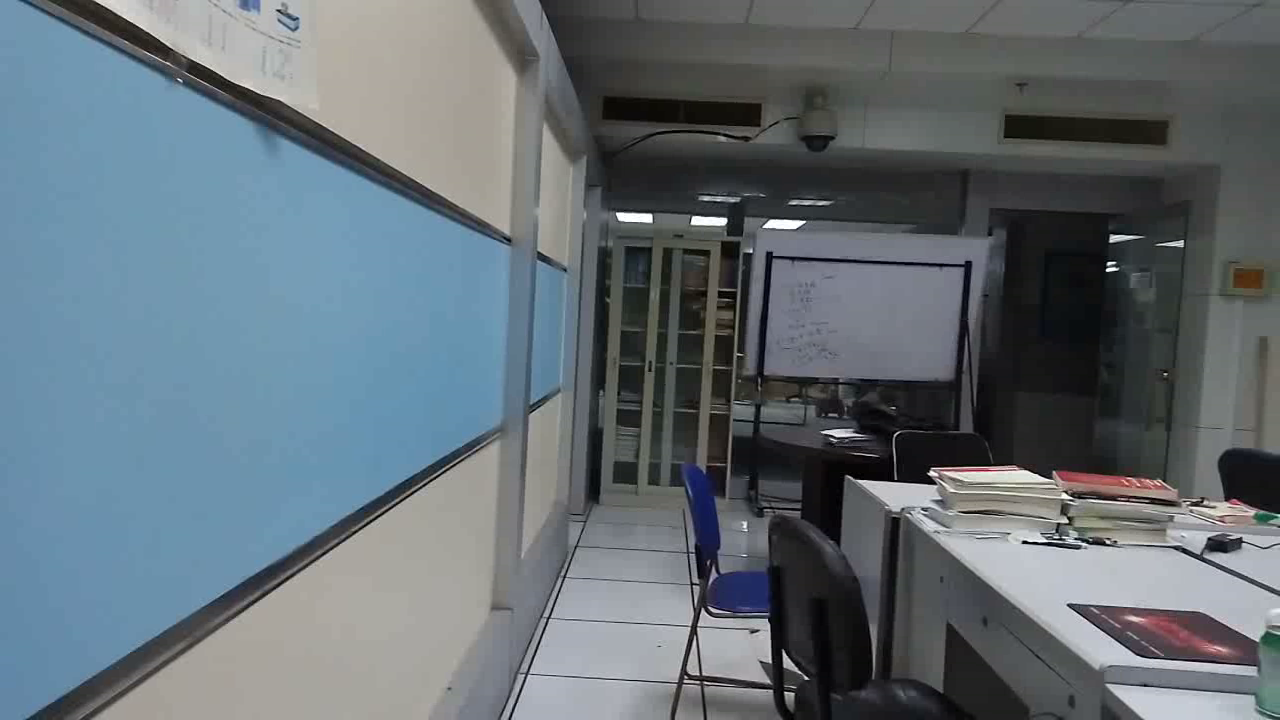
//> input picture frame 13 of video_pin/video_pin/1.avi, 1280 x 720 px
$ ./video_pin   (built with g++ and OpenCV 4, older OpenCV classes emulated)
//> lines starting //> are read from the running program, lines starting //| are printed output that depends on the picture
#include <stdio.h>
#include <iostream>
#include "opencv2/core/core.hpp"
#include "opencv2/features2d/features2d.hpp"
#include "opencv2/highgui/highgui.hpp"
#include "opencv2/nonfree/nonfree.hpp"
#include "opencv2/calib3d/calib3d.hpp"
#include "opencv2/imgproc/imgproc.hpp"
#include "opencv2/video/tracking.hpp"
#include "opencv2/gpu/gpumat.hpp"
#include "opencv2/gpu/gpu.hpp"
#include <iostream>
#include <fstream>

using namespace std;
using namespace cv;

//参数的初始化
string filename = "1.avi";
double XScale = 4;//default  4
double YScale = 4; //default  4
bool log_flag = false;
int device_num = -1;
int features_num = 300;
string detector_type = "surf";//特征点
string descriptor_type = "brisk";
string save_pano_to = "panorama.jpg";
string warp_type = "affine";//仿射变换

double x_start_scale = -1;
double y_start_scale = -1;
int detector_set_input = 10;
int match_filter = 0;
Mat H_kol = Mat::eye(3, 3, CV_32F);
Mat H = cv::Mat::eye(3, 3, CV_64F);
Mat H2 = Mat::eye(2, 3, CV_32F);
Mat H_old = Mat::eye(3, 3, CV_32F);


bool cmpfun(DMatch a, DMatch b) { return a.distance < b.distance; }
//特征点寻找
void automatic_feature_detection_set(Mat image)
{
	cv::FeatureDetector* detectors = NULL;
	int last_progress = 0;
	if (detector_type == "surf")
		detectors = new SurfFeatureDetector(detector_set_input, true);
	else if (detector_type == "fast")
		detectors = new FastFeatureDetector(detector_set_input, true);

	if ((detector_type == "surf") || (detector_type == "fast"))
	{
		vector< KeyPoint > keypoints_last;
		detectors->detect(image, keypoints_last);//特征点提取
		int max = keypoints_last.size();
		while (keypoints_last.size() > features_num + 50)
		{
			detector_set_input += 3;
			if (detector_type == "fast") detectors->set("threshold", detector_set_input);
			if (detector_type == "surf") detectors->set("hessianThreshold", detector_set_input);
			detectors->detect(image, keypoints_last);
			int progress = 100 - ((keypoints_last.size() - 348) * 100 / max);
			if (progress >= 100 || progress<0) progress = 100;
			if (last_progress != progress) std::cout << "Please wait:  It might take some minutes for configuration. " << progress << "%" << endl;
			last_progress = progress;
		}
		std::cout << "Configured successfully. The parameter for feature detector is " << detector_set_input << endl;
	}

}


int main(int argc, char* argv[])
{
	double time_algorithm=0;
	double time_complete=0;
	double norms = 0;


	cv::Mat img, current_frame, gray_lastimage, gray_curimage;
	Mat img_last, img_last_key;
	Mat img_cur, img_cur_key;
	Mat mask;
	Mat img_last_scaled, img_cur_scaled;
	int fps = 0;


	//打开摄像头
	VideoCapture cap;
	if (device_num >= 0)
	{
		std::cout << "Opening camera device number " << device_num << ". Please wait..." << endl;
		if (!cap.open(device_num))
		{
			std::cout << "Camera device number " << device_num << " does not exst or installed. Please select another device or read from video file." << endl;
			return -1;
		}
	}
	else
	{
		if (!cap.open(filename))
		{
			std::cout << "Bad file name. Can't read this file." << endl;
			return -1;
		}
	}
	if (device_num >= 0)
		for (int k = 0; k < 10; k++)
			cap >> img;
	else cap >> img;  //读取到图像
//> img is the input picture: 720 rows x 1280 cols, CV_8UC3; mean B, G, R 117.8, 110.8, 99.9

	cv::Mat offset = cv::Mat::eye(3, 3, CV_64F);//返回恒定大小和类型的矩阵
	int counter = 0;

	// [14 lines of commented-out code are left out]
	double start_width;
	double start_height;

	//if the x and y are not set from arguments they will be in the middle of FOV
	if (x_start_scale < 0) start_width = img.cols*(XScale / 2 - 0.5);
//> start_width = 1920
	else start_width = img.cols*(x_start_scale);
	if (y_start_scale < 0) start_height = img.rows*(YScale / 2 - 0.5);
//> start_height = 1080
	else start_height = img.rows*(y_start_scale);

	// making the final image and copying the first frame in the middle of it
	Mat final_img(Size(img.cols * XScale, img.rows * YScale), CV_8UC3);//最后的大图
	Mat f_roi(final_img, Rect(start_width, start_height, img.cols, img.rows));//大图中的感兴趣区域，取大图的中心
	img.copyTo(f_roi);
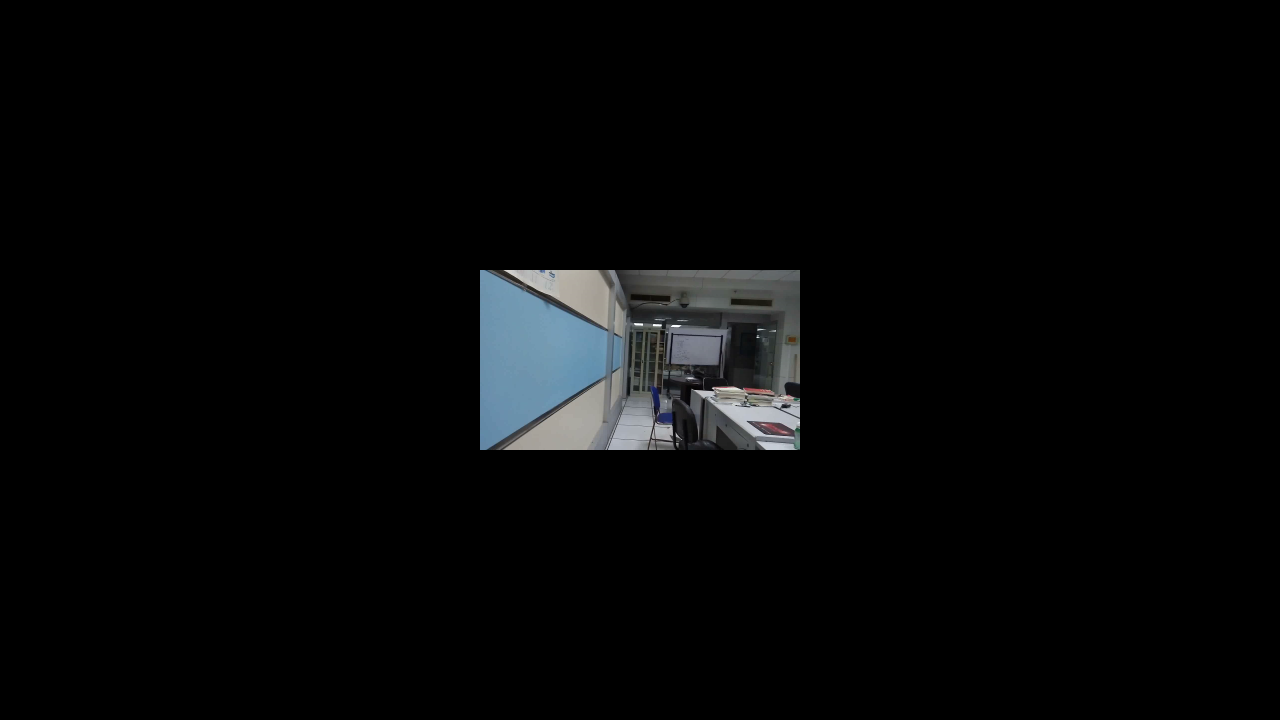
//> final_img: 2880 rows x 5120 cols, CV_8UC3 (shown at 1/4 size); mean B, G, R 7.4, 6.9, 6.2
	img.copyTo(img_last);

	// [5 lines of commented-out code are left out]
	Size size_wrap(final_img.cols, final_img.rows);
//> size_wrap = Size(5120, 2880)
	char key;
	Mat rImg;
	double work_megapix = 0.7;
	double work_scale = min(1.0, sqrt(work_megapix * 1e6 / img.size().area()));
//> work_scale = 0.872
	resize(img_last, img_last_scaled, Size(), work_scale, work_scale);

	//imshow("ded2",img_last_scaled);
	//waitKey(0);
	cv::cvtColor(img_last_scaled, gray_lastimage, CV_RGB2GRAY);
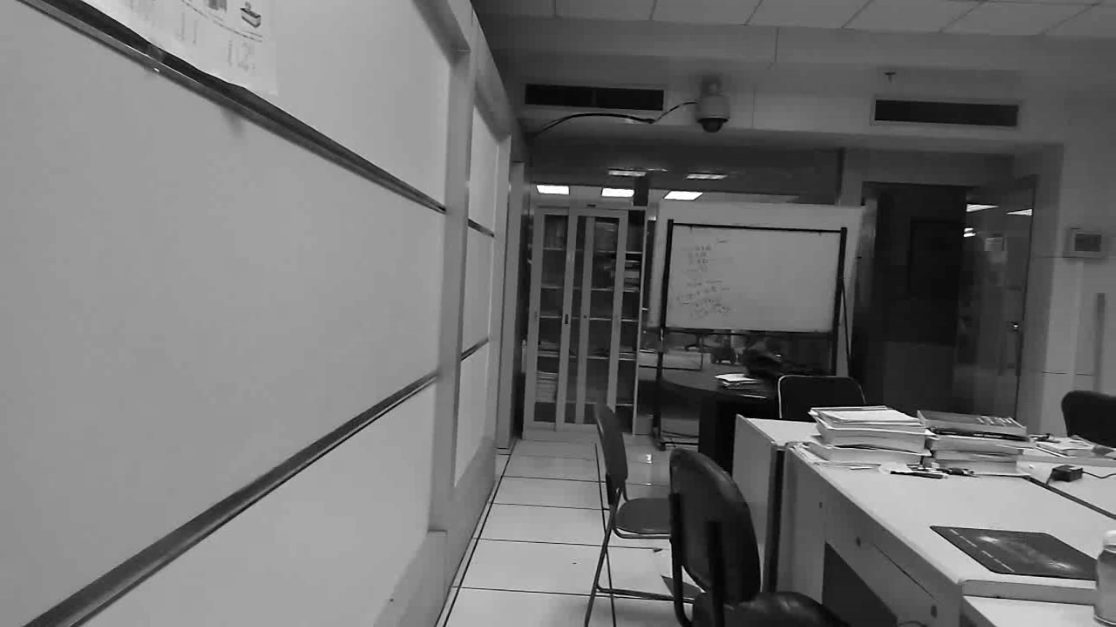
//> gray_lastimage: 627 rows x 1116 cols, CV_8UC1; min 0, max 255, mean 111.6
//> (the run ends here: the program needs code that is not available in this run, at `detectors = new SurfFeatureDetector(detector_set_input, true);`)

$ run again, starting later in the video
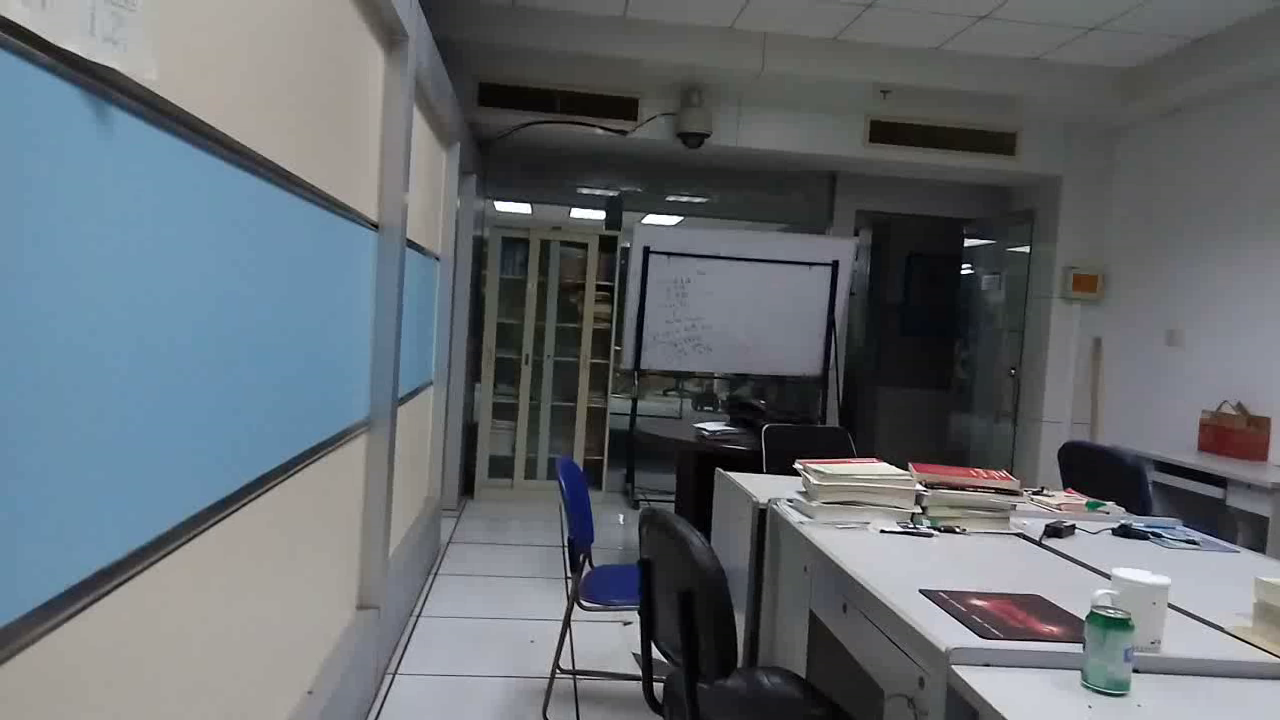
//> input picture frame 62 of video_pin/video_pin/1.avi, 1280 x 720 px
//> img is the input picture: 720 rows x 1280 cols, CV_8UC3; mean B, G, R 112.9, 107.4, 101.1
//> `img.copyTo(f_roi);`:
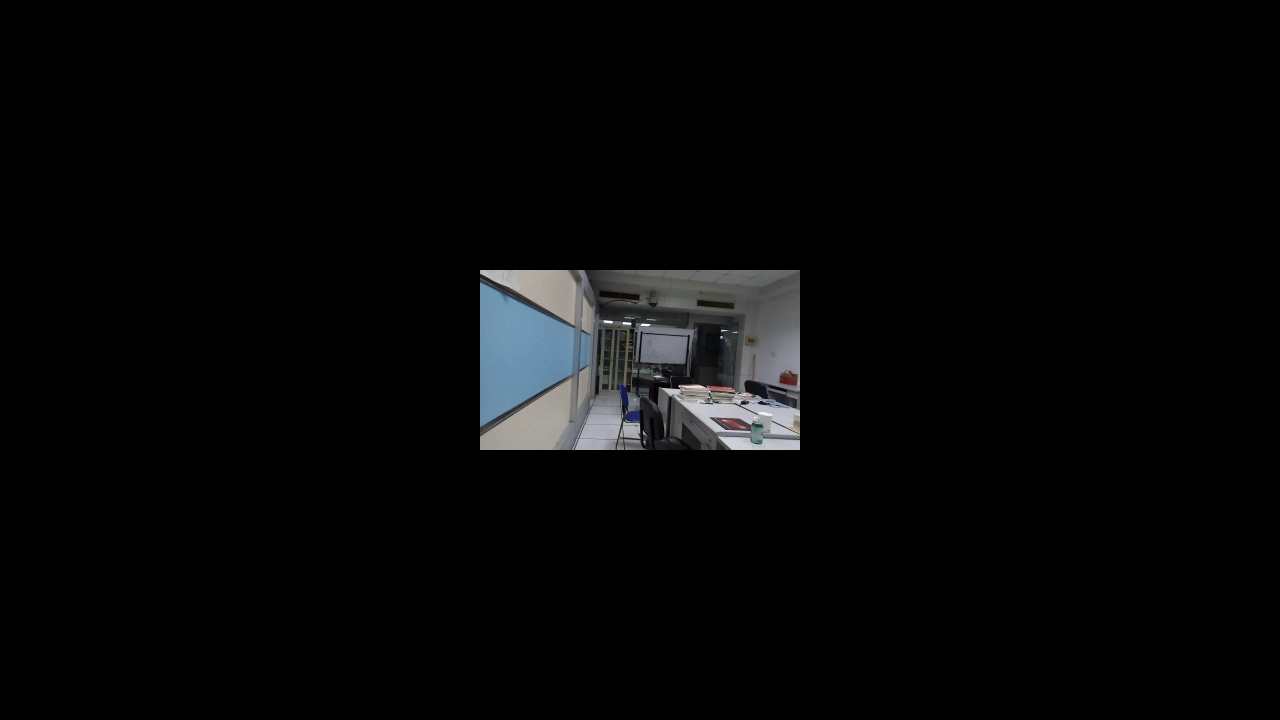
//> final_img: 2880 rows x 5120 cols, CV_8UC3 (shown at 1/4 size); mean B, G, R 7.1, 6.7, 6.3
//> `cv::cvtColor(img_last_scaled, gray_lastimage, CV_RGB2GRAY);`:
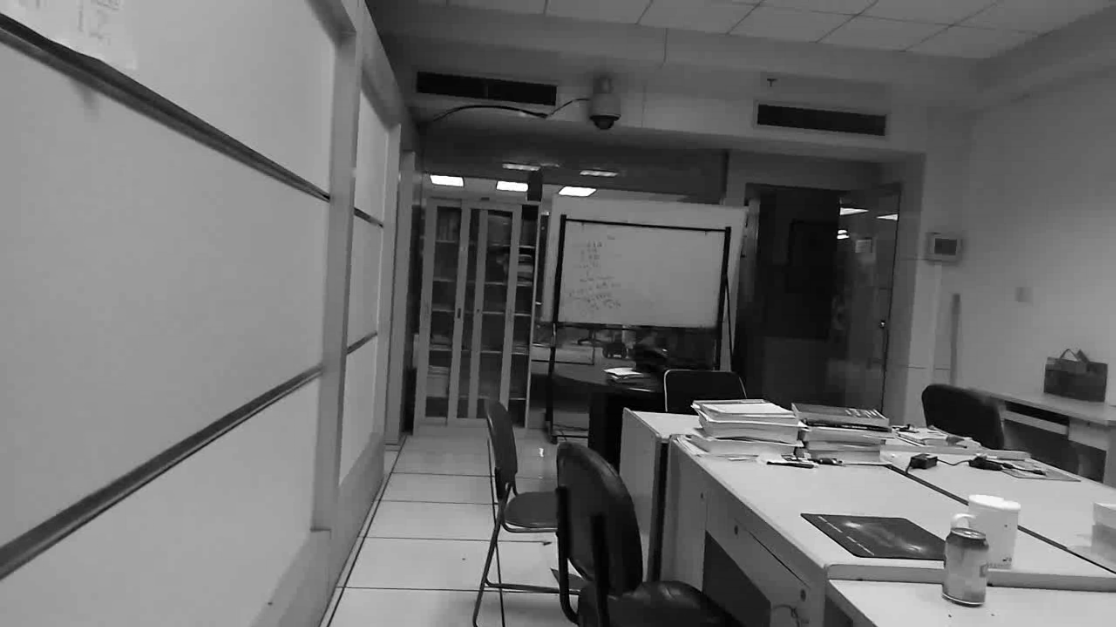
//> gray_lastimage: 627 rows x 1116 cols, CV_8UC1; min 0, max 255, mean 108.3

$ run again, starting later in the video
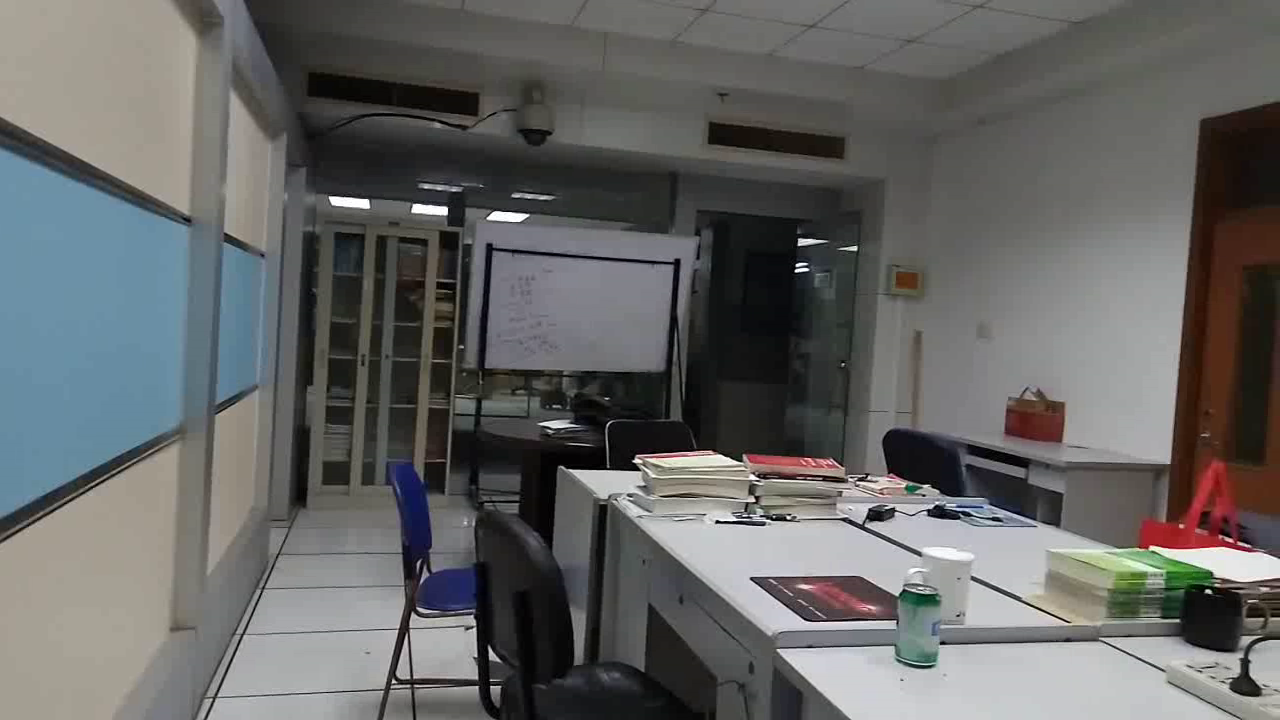
//> input picture frame 110 of video_pin/video_pin/1.avi, 1280 x 720 px
//> img is the input picture: 720 rows x 1280 cols, CV_8UC3; mean B, G, R 100.7, 101.5, 101
//> `img.copyTo(f_roi);`:
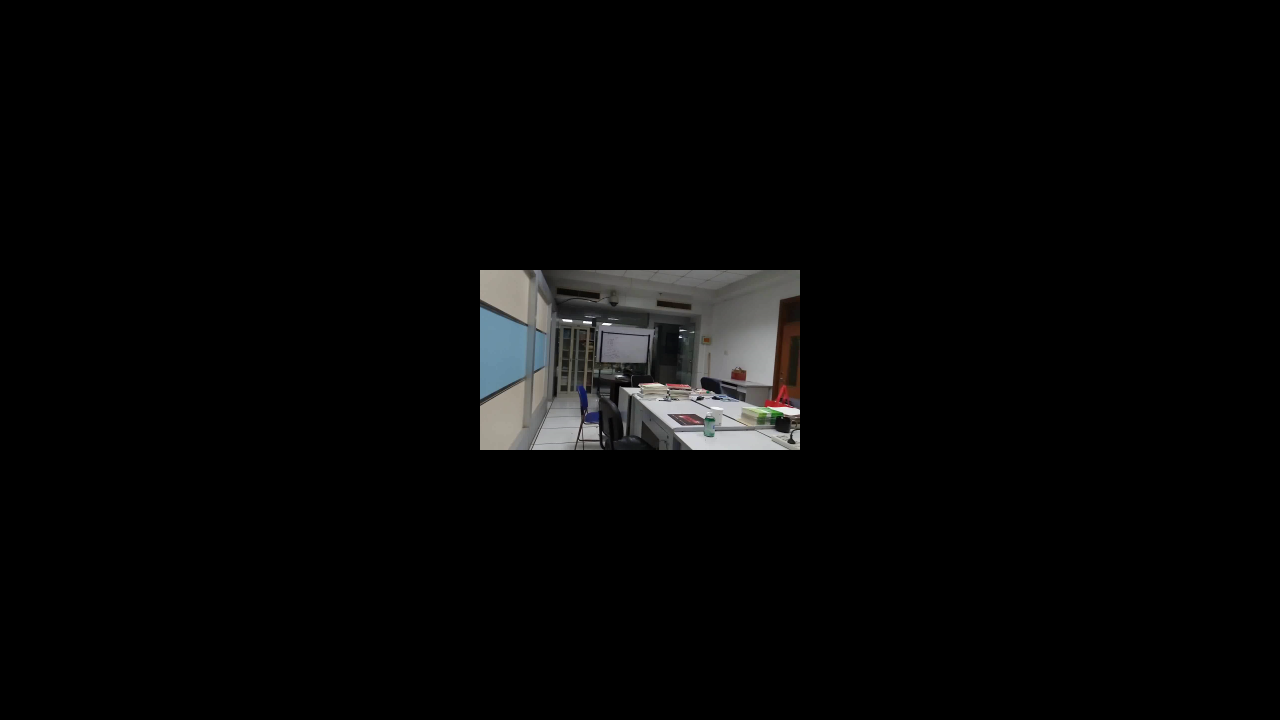
//> final_img: 2880 rows x 5120 cols, CV_8UC3 (shown at 1/4 size); mean B, G, R 6.3, 6.3, 6.3
//> `cv::cvtColor(img_last_scaled, gray_lastimage, CV_RGB2GRAY);`:
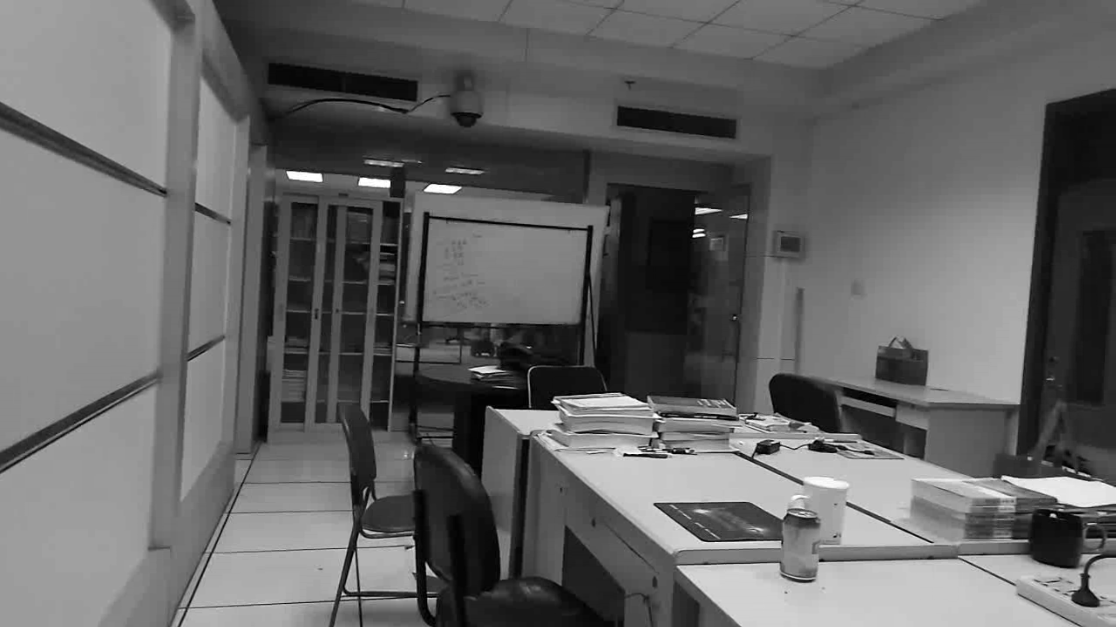
//> gray_lastimage: 627 rows x 1116 cols, CV_8UC1; min 0, max 255, mean 101.1
